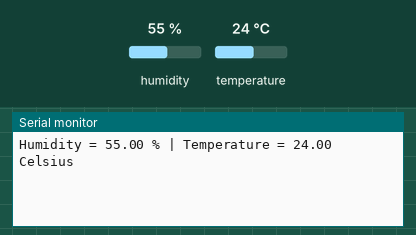
A sketch run on a simulated Arduino Uno, built with avr-gcc and run on an emulated ATmega328P. On the bench: the last lines printed to the serial monitor. Wiring (inferred from the names in the program): DHT11 sensor: data A0. Inputs (shaded band) come from the test bench; at power-on: humidity 55 %, temperature 24 °C.

Above: at 2.2 s.
2.3 s: humidity set to 22 %
At 4.0 s:
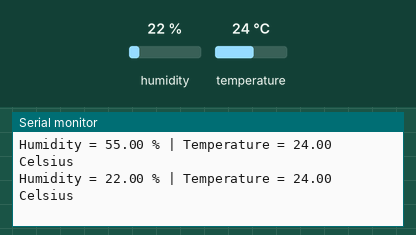
5.0 s: temperature set to 12 °C
At 6.5 s:
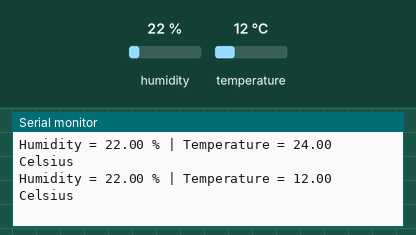
7.7 s: humidity set to 40 %
At 10.1 s:
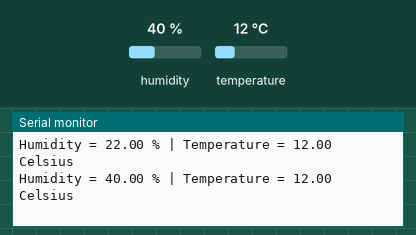
Timing chart, 0 to 11.6 s (numbered marks = the images above; inputs shaded):
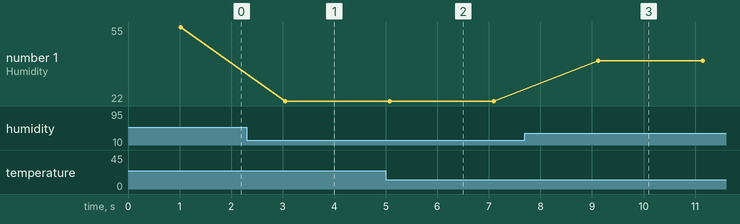

The sketch:

humidity_temperature_sensor.ino
```cpp
//UnB-UioT - Humidity and Temperature sensor

#include <dht.h>

#define dht_dpin A0 //A0 connected with the pin out, from the sensor

dht DHT;

void setup()
{
  Serial.begin(9600);
  delay(1000);
}

void loop()
{
  DHT.read11(dht_dpin); //Read information from the sensor
  Serial.print("Humidity = ");
  Serial.print(DHT.humidity);
  Serial.print(" % "); //space
  Serial.print("| Temperature = ");
  Serial.print(DHT.temperature);
  Serial.println(" Celsius  ");

  //Measurements delay
  delay(2000);
}
```

Measured:
- after the input at 2.3 s, the serial monitor: prints a new line after 0.75 s (image 1)
- after the input at 5.0 s, the serial monitor: prints a new line after 0.07 s (image 2)
- after the input at 7.7 s, the serial monitor: prints a new line after 1.4 s (image 3)
- plotted number 1: 55 → 22 after the input at 2.3 s, 22 → 40 after the input at 7.7 s
